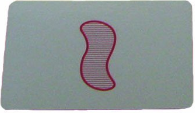
#> input picture imgs/isolated/1.png, 195 x 113 px; its folder holds only this picture in this run
$ python test.py   (Python 2 division)   (older library calls are emulated)
#> lines starting #> are read from the running program, lines starting #| are printed output that depends on the picture
import numpy as np
import matplotlib
matplotlib.use('Agg')
from matplotlib.image import imread
from matplotlib import pyplot as plt
import os
from scipy.misc import imresize
from skimage.measure import block_reduce


# Shamelessly pinched but I get it anyway
def crop_center(img,cropx,cropy):
	y,x,c = img.shape
	startx = x/2 - cropx/2
	starty = y/2 - cropy/2
	return img[ starty:starty + cropy, startx:startx + cropx, :]


imgs = []
target_x = 100
target_y = 100
count = 0
for i in os.listdir("imgs/isolated/"):
	if i.endswith('.png'):
		im = imread("imgs/isolated/"+str(i))
#> im is the input picture: shape (113, 195, 3) float32; mean R, G, B 0.558, 0.591, 0.591
		imgs.append(im)
		x,y,z = im.shape
#> x = 113; y = 195; z = 3
		aspect = y/(1.*x)
#> aspect = 1.73

		if x > y:
			new_size = (100,int(100*aspect))
			pad_y = int((100-new_size[1])/2.)
			pad_x = 0
		else:
			new_size =  (int(100/aspect),100)
#> new_size = (57, 100)
			pad_x = int((100-new_size[0])/2.)
#> pad_x = 21
			pad_y = 0

		new_im = imresize(im, size = new_size)
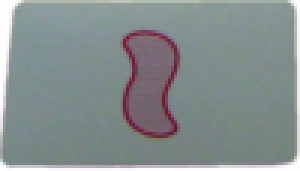
#> new_im: shape (57, 100, 3) (shown 3 times larger); mean R, G, B 133.6, 142.7, 142.6
		new_im = np.pad(new_im, pad_width = ((pad_x,pad_x),(pad_y,pad_y),(0,0)), mode = 'constant', constant_values = (255,255)) #
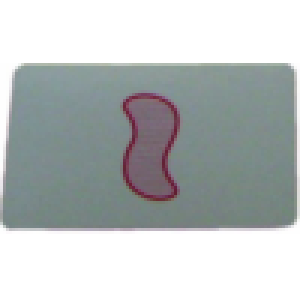
#> new_im: shape (99, 100, 3) (shown 3 times larger); mean R, G, B 185.1, 190.3, 190.3
		plt.imshow(new_im, interpolation='nearest')
		print new_im.shape
#| (99, 100, 3)
#> (the run stopped early here; a loop or call above may not have finished)

$ run again, on imgs/isolated/7.png
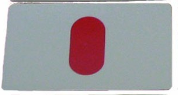
#> input picture imgs/isolated/7.png, 178 x 95 px
#> im is the input picture: shape (95, 178, 3) float32; mean R, G, B 0.639, 0.624, 0.639
#> `new_im = imresize(im, size = new_size)`:
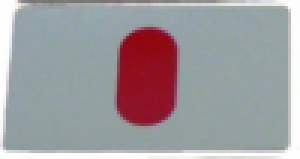
#> new_im: shape (53, 100, 3) (shown 3 times larger); mean R, G, B 159.4, 155.1, 159
#> `new_im = np.pad(new_im, pad_width = ((pad_x,pad_x),(pad_y,pad_y),(0,0)..`:
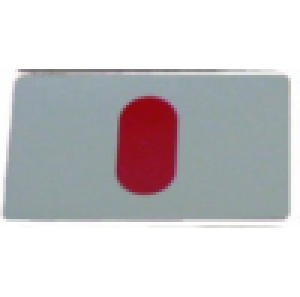
#> new_im: shape (99, 100, 3) (shown 3 times larger); mean R, G, B 203.8, 201.5, 203.6
#| (99, 100, 3)

$ run again, on imgs/isolated/9.png
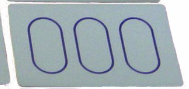
#> input picture imgs/isolated/9.png, 189 x 89 px
#> im is the input picture: shape (89, 189, 3) float32; mean R, G, B 0.652, 0.7, 0.722
#> `new_im = imresize(im, size = new_size)`:
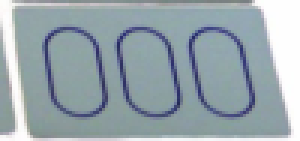
#> new_im: shape (47, 100, 3) (shown 3 times larger); mean R, G, B 152.3, 166.2, 172.8
#> `new_im = np.pad(new_im, pad_width = ((pad_x,pad_x),(pad_y,pad_y),(0,0)..`:
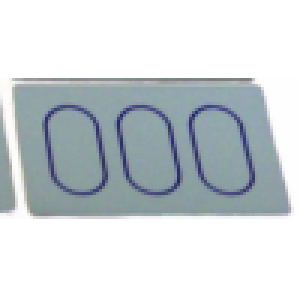
#> new_im: shape (99, 100, 3) (shown 3 times larger); mean R, G, B 206.2, 212.8, 216
#| (99, 100, 3)
